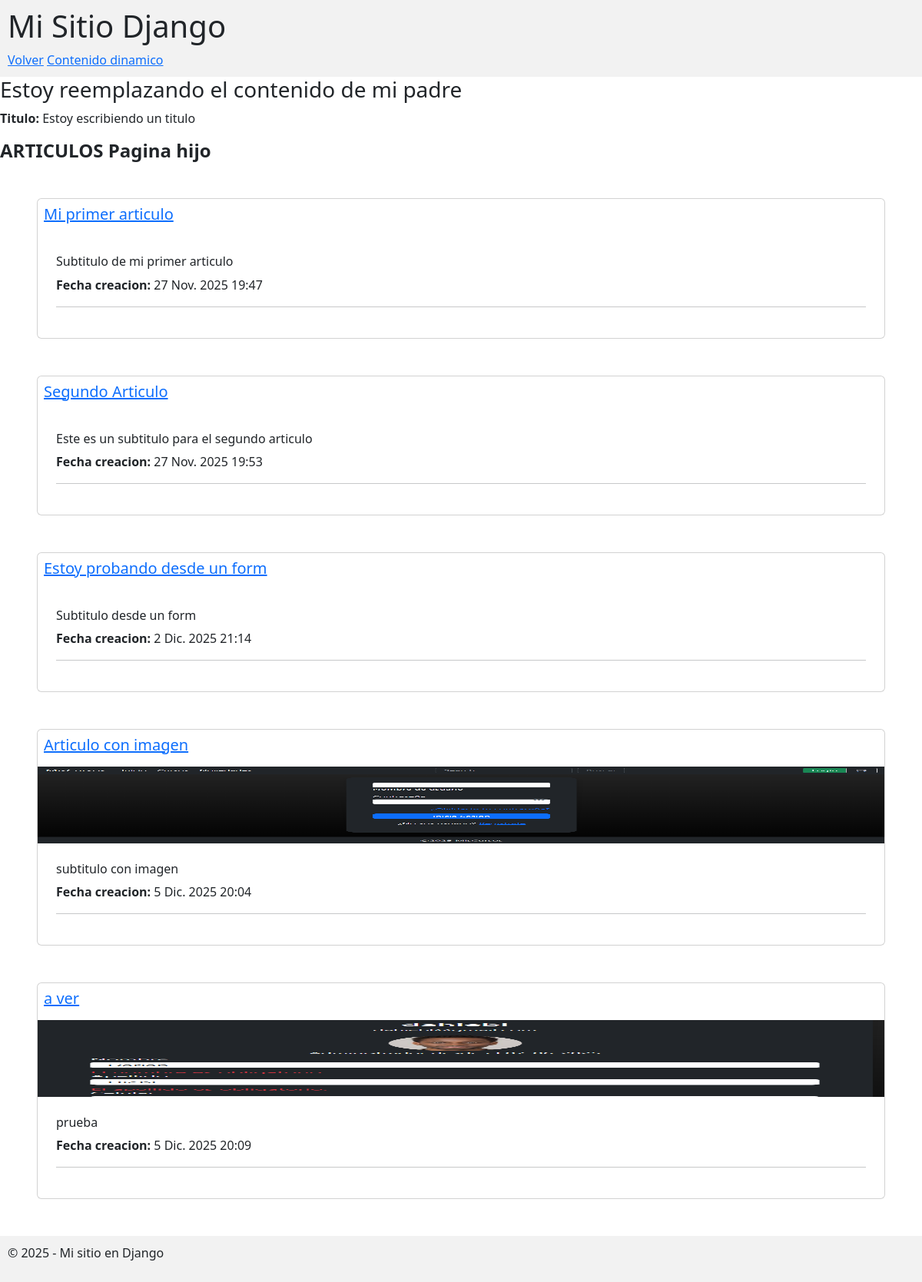
/con/, run on an earlier commit of the app's database.
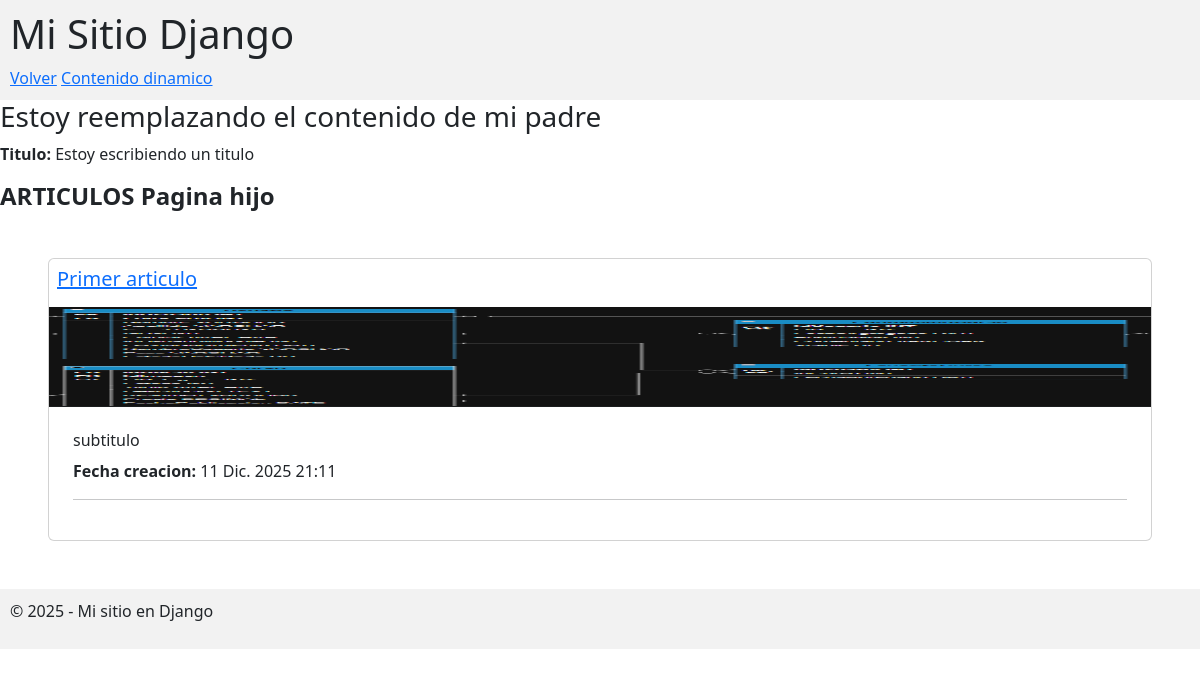
And on a later commit of the database.
### app/mi_primer_app/models.py (models this page shows, shortened)
class Articulo(models.Model):
    id_articulo = models.AutoField(primary_key=True)
    titulo = models.CharField(max_length=50)
    subtitulo = models.CharField(max_length=100)
    contenido = models.TextField(max_length=5000)
    fecha_creacion = models.DateTimeField(auto_now_add=True)
    habilitado = models.BooleanField(default=True)
    usuario = models.ForeignKey(Usuario, on_delete=models.CASCADE, blank=True, null=True)
    imagen = models.ImageField(upload_to='articulos/', blank=True, null=True)
    def url_articulo(self):
        return  reverse_lazy('articulo:detalle', kwargs={'pk':self.pk})

### proyecto_1/views.py (the view)
# urls.py: path('con/', con_contenido_dinamico, name="prueba_1"),
def con_contenido_dinamico(request):
    contexto = {
        "titulo": "Pagina hijo",
        "nombre": "Darian",
        "articulos": Articulo.objects.all()
    }
    return render(request,"hijo.html", contexto)

### templates/hijo.html (shortened to what this page needs)
{% extends 'base/base.html' %}
{% load static %}
{% block contenido %}
<h3>Estoy reemplazando el contenido de mi padre</h3>
<p><strong>Titulo:</strong> Estoy escribiendo un titulo</p>
<h4><strong>ARTICULOS {{ titulo }}</strong></h4>
{% for articulo in articulos %}
{% if articulo.habilitado %}
<div class="card m-5">
    <div class="card-title m-2">
        <a href="{{ articulo.url_articulo }}">
            <h5>{{ articulo.titulo }}</h5>
        </a>
    </div>
    {% if articulo.imagen != None %}
    <img src="{{ articulo.imagen.url }}" style="max-height: 100px; width: 100%;">
    {% endif %}
    <div class="card-body m-2">
        <h6>{{ articulo.subtitulo }}</h6>
        <p><strong>Fecha creacion: </strong> {{ articulo.fecha_creacion }}</p>
        <hr>
    </div>
</div>
{% endif %}
{% endfor %}
{% endblock %}

### templates/base/base.html (shortened to what this page needs)
{% load static %}
<!DOCTYPE html>
<html lang="es">
<head>
    <link rel="stylesheet" href="{% static 'css/estilos.css' %}">
    <link href="https://cdn.jsdelivr.net/npm/bootstrap@5.3.8/dist/css/bootstrap.min.css" rel="stylesheet">
</head>
<body>
    <header>
        <h1>Mi Sitio Django</h1>
        <nav>
            <a href="/">Volver</a>
            <a href="{% url 'prueba_1' %}">Contenido dinamico</a>
        </nav>
    </header>
    <main>
        {% block contenido %}{% endblock %}
    </main>
    <footer>
        <p>© 2025 - Mi sitio en Django</p>
    </footer>
</body>
</html>

### static/css/estilos.css (style rules this page uses)
body { font-family: Arial, sans-serif; margin: 20px; }
header, footer { background: #f2f2f2; padding: 10px; }

What changed in the data, as far as the page shows it:
removed Articulo: titulo "Segundo Articulo", subtitulo "Este es un subtitulo para el segundo articulo", fecha_creacion "27 Nov. 2025 19:53"
removed Articulo: titulo "Estoy probando desde un form", subtitulo "Subtitulo desde un form", fecha_creacion "2 Dic. 2025 21:14"
removed Articulo: titulo "Articulo con imagen", imagen (picture), subtitulo "subtitulo con imagen", fecha_creacion "5 Dic. 2025 20:04"
removed Articulo: titulo "a ver", imagen (picture), subtitulo "prueba", fecha_creacion "5 Dic. 2025 20:09"
changed Articulo: titulo "Mi primer articulo" → "Primer articulo"; imagen: picture added; subtitulo "Subtitulo de mi primer articulo" → "subtitulo"; fecha_creacion "27 Nov. 2025 19:47" → "11 Dic. 2025 21:11"
